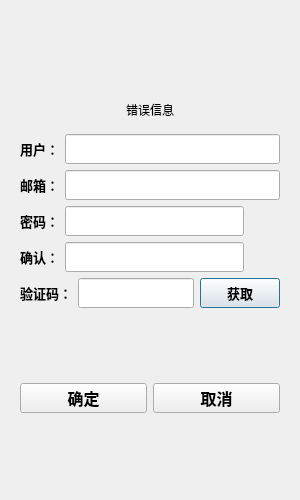
<?xml version="1.0" encoding="UTF-8"?>
<ui version="4.0">
 <class>RegisterDialog</class>
 <widget class="QDialog" name="RegisterDialog">
  <property name="geometry">
   <rect>
    <x>0</x>
    <y>0</y>
    <width>300</width>
    <height>500</height>
   </rect>
  </property>
  <property name="minimumSize">
   <size>
    <width>300</width>
    <height>500</height>
   </size>
  </property>
  <property name="maximumSize">
   <size>
    <width>300</width>
    <height>500</height>
   </size>
  </property>
  <property name="windowTitle">
   <string>Dialog</string>
  </property>
  <layout class="QGridLayout" name="gridLayout_5">
   <item row="0" column="0">
    <widget class="QStackedWidget" name="stackedWidget">
     <property name="currentIndex">
      <number>0</number>
     </property>
     <widget class="QWidget" name="page">
      <layout class="QGridLayout" name="gridLayout_6">
       <item row="0" column="0">
        <layout class="QVBoxLayout" name="verticalLayout">
         <item>
          <spacer name="verticalSpacer_3">
           <property name="orientation">
            <enum>Qt::Vertical</enum>
           </property>
           <property name="sizeHint" stdset="0">
            <size>
             <width>20</width>
             <height>88</height>
            </size>
           </property>
          </spacer>
         </item>
         <item>
          <widget class="QWidget" name="widget" native="true">
           <layout class="QGridLayout" name="gridLayout_4">
            <item row="0" column="0">
             <widget class="QLabel" name="err_tip">
              <property name="text">
               <string>错误信息</string>
              </property>
              <property name="alignment">
               <set>Qt::AlignCenter</set>
              </property>
             </widget>
            </item>
           </layout>
          </widget>
         </item>
         <item>
          <layout class="QHBoxLayout" name="horizontalLayout_19">
           <item>
            <widget class="QLabel" name="user_label">
             <property name="minimumSize">
              <size>
               <width>35</width>
               <height>30</height>
              </size>
             </property>
             <property name="font">
              <font>
               <pointsize>10</pointsize>
               <bold>true</bold>
              </font>
             </property>
             <property name="text">
              <string>用户：</string>
             </property>
             <property name="alignment">
              <set>Qt::AlignCenter</set>
             </property>
            </widget>
           </item>
           <item>
            <widget class="QLineEdit" name="user_edit">
             <property name="minimumSize">
              <size>
               <width>0</width>
               <height>30</height>
              </size>
             </property>
            </widget>
           </item>
          </layout>
         </item>
         <item>
          <layout class="QHBoxLayout" name="horizontalLayout_20">
           <item>
            <widget class="QLabel" name="email_label">
             <property name="minimumSize">
              <size>
               <width>35</width>
               <height>30</height>
              </size>
             </property>
             <property name="font">
              <font>
               <pointsize>10</pointsize>
               <bold>true</bold>
              </font>
             </property>
             <property name="text">
              <string>邮箱：</string>
             </property>
             <property name="alignment">
              <set>Qt::AlignCenter</set>
             </property>
            </widget>
           </item>
           <item>
            <widget class="QLineEdit" name="email_edit">
             <property name="minimumSize">
              <size>
               <width>0</width>
               <height>30</height>
              </size>
             </property>
            </widget>
           </item>
          </layout>
         </item>
         <item>
          <layout class="QHBoxLayout" name="horizontalLayout_21">
           <item>
            <widget class="QLabel" name="password_label">
             <property name="minimumSize">
              <size>
               <width>35</width>
               <height>30</height>
              </size>
             </property>
             <property name="font">
              <font>
               <pointsize>10</pointsize>
               <bold>true</bold>
              </font>
             </property>
             <property name="text">
              <string>密码：</string>
             </property>
             <property name="alignment">
              <set>Qt::AlignCenter</set>
             </property>
            </widget>
           </item>
           <item>
            <widget class="QLineEdit" name="password_edit">
             <property name="minimumSize">
              <size>
               <width>0</width>
               <height>30</height>
              </size>
             </property>
            </widget>
           </item>
           <item>
            <widget class="ClickedLabel" name="password_visible">
             <property name="sizePolicy">
              <sizepolicy hsizetype="Preferred" vsizetype="Preferred">
               <horstretch>0</horstretch>
               <verstretch>0</verstretch>
              </sizepolicy>
             </property>
             <property name="minimumSize">
              <size>
               <width>30</width>
               <height>0</height>
              </size>
             </property>
             <property name="maximumSize">
              <size>
               <width>30</width>
               <height>16777215</height>
              </size>
             </property>
             <property name="text">
              <string/>
             </property>
            </widget>
           </item>
          </layout>
         </item>
         <item>
          <layout class="QHBoxLayout" name="horizontalLayout_22">
           <item>
            <widget class="QLabel" name="confirm_label">
             <property name="minimumSize">
              <size>
               <width>35</width>
               <height>30</height>
              </size>
             </property>
             <property name="font">
              <font>
               <pointsize>10</pointsize>
               <bold>true</bold>
              </font>
             </property>
             <property name="text">
              <string>确认：</string>
             </property>
             <property name="alignment">
              <set>Qt::AlignCenter</set>
             </property>
            </widget>
           </item>
           <item>
            <widget class="QLineEdit" name="confirm_edit">
             <property name="minimumSize">
              <size>
               <width>0</width>
               <height>30</height>
              </size>
             </property>
            </widget>
           </item>
           <item>
            <widget class="ClickedLabel" name="confirm_visible">
             <property name="sizePolicy">
              <sizepolicy hsizetype="Minimum" vsizetype="Preferred">
               <horstretch>0</horstretch>
               <verstretch>0</verstretch>
              </sizepolicy>
             </property>
             <property name="minimumSize">
              <size>
               <width>30</width>
               <height>0</height>
              </size>
             </property>
             <property name="maximumSize">
              <size>
               <width>30</width>
               <height>16777215</height>
              </size>
             </property>
             <property name="text">
              <string/>
             </property>
            </widget>
           </item>
          </layout>
         </item>
         <item>
          <layout class="QHBoxLayout" name="horizontalLayout_23">
           <item>
            <widget class="QLabel" name="verification_label">
             <property name="minimumSize">
              <size>
               <width>45</width>
               <height>30</height>
              </size>
             </property>
             <property name="font">
              <font>
               <pointsize>10</pointsize>
               <bold>true</bold>
              </font>
             </property>
             <property name="text">
              <string>验证码：</string>
             </property>
             <property name="alignment">
              <set>Qt::AlignCenter</set>
             </property>
            </widget>
           </item>
           <item>
            <widget class="QLineEdit" name="verification_edit">
             <property name="minimumSize">
              <size>
               <width>0</width>
               <height>30</height>
              </size>
             </property>
            </widget>
           </item>
           <item>
            <widget class="TimerBtn" name="verification_get_btn">
             <property name="minimumSize">
              <size>
               <width>0</width>
               <height>30</height>
              </size>
             </property>
             <property name="font">
              <font>
               <pointsize>10</pointsize>
               <bold>true</bold>
              </font>
             </property>
             <property name="text">
              <string>获取</string>
             </property>
            </widget>
           </item>
          </layout>
         </item>
         <item>
          <spacer name="verticalSpacer">
           <property name="orientation">
            <enum>Qt::Vertical</enum>
           </property>
           <property name="sizeHint" stdset="0">
            <size>
             <width>20</width>
             <height>84</height>
            </size>
           </property>
          </spacer>
         </item>
         <item>
          <layout class="QHBoxLayout" name="horizontalLayout_24">
           <item>
            <widget class="QPushButton" name="confirm_btn">
             <property name="minimumSize">
              <size>
               <width>0</width>
               <height>30</height>
              </size>
             </property>
             <property name="font">
              <font>
               <pointsize>12</pointsize>
               <bold>true</bold>
              </font>
             </property>
             <property name="text">
              <string>确定</string>
             </property>
            </widget>
           </item>
           <item>
            <widget class="QPushButton" name="cancel_btn">
             <property name="minimumSize">
              <size>
               <width>0</width>
               <height>30</height>
              </size>
             </property>
             <property name="font">
              <font>
               <pointsize>12</pointsize>
               <bold>true</bold>
              </font>
             </property>
             <property name="text">
              <string>取消</string>
             </property>
            </widget>
           </item>
          </layout>
         </item>
         <item>
          <spacer name="verticalSpacer_2">
           <property name="orientation">
            <enum>Qt::Vertical</enum>
           </property>
           <property name="sizeHint" stdset="0">
            <size>
             <width>20</width>
             <height>83</height>
            </size>
           </property>
          </spacer>
         </item>
        </layout>
       </item>
      </layout>
     </widget>
     <widget class="QWidget" name="page_2">
      <layout class="QGridLayout" name="gridLayout">
       <item row="0" column="2">
        <spacer name="verticalSpacer_5">
         <property name="orientation">
          <enum>Qt::Vertical</enum>
         </property>
         <property name="sizeHint" stdset="0">
          <size>
           <width>20</width>
           <height>87</height>
          </size>
         </property>
        </spacer>
       </item>
       <item row="1" column="0" colspan="2">
        <spacer name="horizontalSpacer_3">
         <property name="orientation">
          <enum>Qt::Horizontal</enum>
         </property>
         <property name="sizeHint" stdset="0">
          <size>
           <width>101</width>
           <height>20</height>
          </size>
         </property>
        </spacer>
       </item>
       <item row="1" column="2">
        <widget class="QLabel" name="page2_tip_edit">
         <property name="text">
          <string>TextLabel</string>
         </property>
        </widget>
       </item>
       <item row="1" column="3" colspan="2">
        <spacer name="horizontalSpacer_4">
         <property name="orientation">
          <enum>Qt::Horizontal</enum>
         </property>
         <property name="sizeHint" stdset="0">
          <size>
           <width>121</width>
           <height>20</height>
          </size>
         </property>
        </spacer>
       </item>
       <item row="2" column="2">
        <spacer name="verticalSpacer_4">
         <property name="orientation">
          <enum>Qt::Vertical</enum>
         </property>
         <property name="sizeHint" stdset="0">
          <size>
           <width>20</width>
           <height>156</height>
          </size>
         </property>
        </spacer>
       </item>
       <item row="3" column="0" rowspan="2">
        <spacer name="horizontalSpacer">
         <property name="orientation">
          <enum>Qt::Horizontal</enum>
         </property>
         <property name="sizeHint" stdset="0">
          <size>
           <width>81</width>
           <height>20</height>
          </size>
         </property>
        </spacer>
       </item>
       <item row="3" column="1" colspan="3">
        <widget class="QPushButton" name="page2_return_btn">
         <property name="text">
          <string>返回登录界面</string>
         </property>
        </widget>
       </item>
       <item row="3" column="4" rowspan="2">
        <spacer name="horizontalSpacer_2">
         <property name="orientation">
          <enum>Qt::Horizontal</enum>
         </property>
         <property name="sizeHint" stdset="0">
          <size>
           <width>101</width>
           <height>20</height>
          </size>
         </property>
        </spacer>
       </item>
       <item row="4" column="2">
        <spacer name="verticalSpacer_6">
         <property name="orientation">
          <enum>Qt::Vertical</enum>
         </property>
         <property name="sizeHint" stdset="0">
          <size>
           <width>20</width>
           <height>167</height>
          </size>
         </property>
        </spacer>
       </item>
      </layout>
     </widget>
    </widget>
   </item>
  </layout>
 </widget>
 <customwidgets>
  <customwidget>
   <class>TimerBtn</class>
   <extends>QPushButton</extends>
   <header>timerbtn.h</header>
  </customwidget>
  <customwidget>
   <class>ClickedLabel</class>
   <extends>QLabel</extends>
   <header>clickedlabel.h</header>
  </customwidget>
 </customwidgets>
 <resources/>
 <connections/>
</ui>
